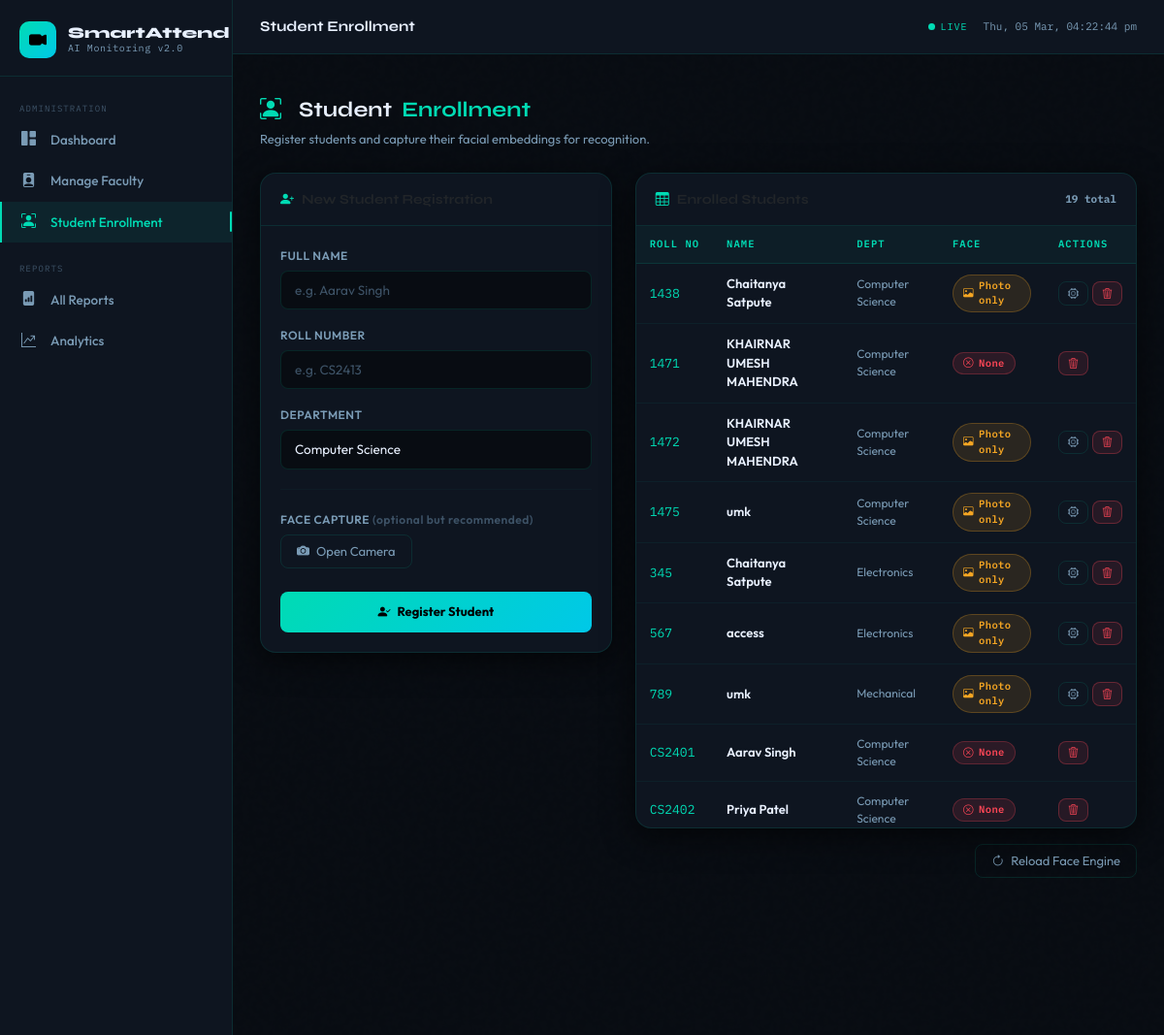
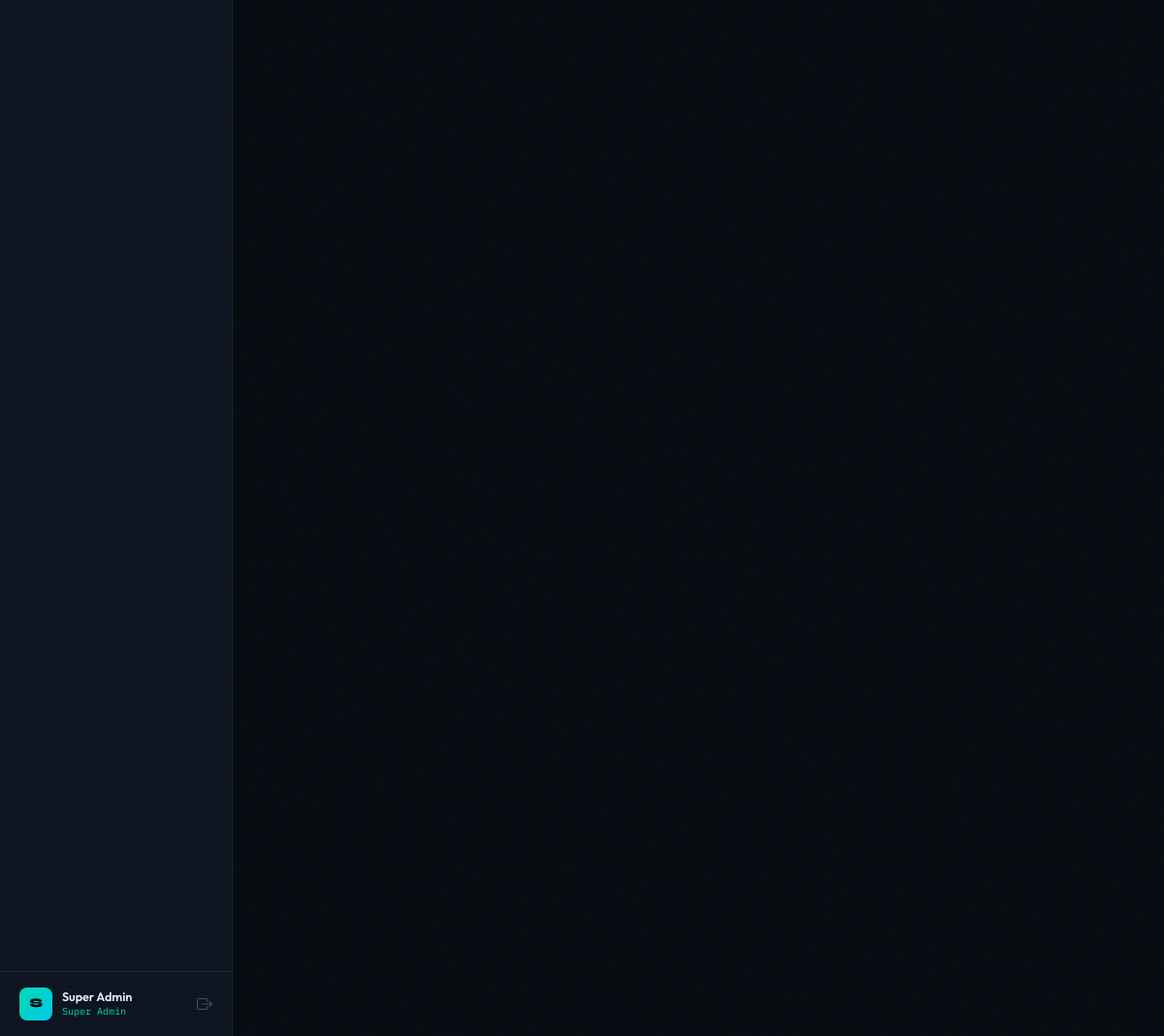
Screenshot of /admin/add_student (signed in) with the database file from the repository (2 pictures, top to bottom).
### tables this page shows
CREATE TABLE students (
        id             INTEGER PRIMARY KEY AUTOINCREMENT,
        roll_no        TEXT    NOT NULL UNIQUE,
        name           TEXT    NOT NULL,
        department     TEXT,
        encoding_blob  BLOB,
        photo_path     TEXT,
        created_at     TEXT    DEFAULT (date('now'))
    );

### app.py (the view, shortened to what this page needs)
@app.route("/admin/add_student", methods=["GET","POST"])
@login_required
@roles("super_admin")
def add_student():
    conn = get_db()
    students = conn.execute(
        "SELECT * FROM students ORDER BY roll_no"
    ).fetchall()
    conn.close()
    return render_template("add_student.html", students=students)

### app.py (called while the page is built)
def get_db() -> sqlite3.Connection:
    conn = sqlite3.connect(DATABASE)
    conn.row_factory = sqlite3.Row
    conn.execute("PRAGMA foreign_keys = ON")
    return conn

def login_required(f):
    @wraps(f)
    def wrapped(*a, **kw):
        if "uid" not in session:
            flash("Please log in.", "warning")
            return redirect(url_for("login"))
        return f(*a, **kw)
    return wrapped

def roles(*allowed):
    def decorator(f):
        @wraps(f)
        def wrapped(*a, **kw):
            if session.get("role") not in allowed:
                flash("Access denied.", "danger")
                return redirect(url_for("index"))
            return f(*a, **kw)
        return wrapped
    return decorator

@app.context_processor
def inject_now():
    return {"now": datetime.now()}

### templates/add_student.html (shortened to what this page needs)
{% extends "base.html" %}
{% block page_label %}Student Enrollment{% endblock %}
{% block content %}
<div class="page-header">
  <h1><i class="bi bi-person-bounding-box text-teal me-2"></i>Student <span>Enrollment</span></h1>
  <p>Register students and capture their facial embeddings for recognition.</p>
</div>
<div class="row g-4">
  <div class="col-lg-5">
    <div class="card">
      <div class="card-header">
        <i class="bi bi-person-plus-fill me-2 text-teal"></i>New Student Registration
      </div>
      <div class="card-body">
        <form method="POST" id="enroll-form">
          <div class="mb-3">
            <label class="form-label">FULL NAME</label>
            <input type="text" name="name" class="form-control" placeholder="e.g. Aarav Singh" required>
          </div>
          <div class="mb-3">
            <label class="form-label">ROLL NUMBER</label>
            <input type="text" name="roll_no" class="form-control" placeholder="e.g. CS2413" required>
          </div>
          <div class="mb-3">
            <label class="form-label">DEPARTMENT</label>
            <select name="department" class="form-select">
              <option>Computer Science</option>
            </select>
          </div>
          <hr class="divider">
          <div class="mb-3">
            <label class="form-label">FACE CAPTURE <span style="color:var(--text-muted);">(optional but recommended)</span></label>
            <div class="d-flex gap-2 flex-wrap">
              <button type="button" class="btn-ghost" id="btn-start-cam" onclick="startCam()">
                <i class="bi bi-camera-fill"></i> Open Camera
              </button>
            </div>
          </div>
          <button type="submit" class="btn-teal w-100 justify-content-center mt-2" style="padding:11px;">
            <i class="bi bi-person-check-fill"></i> Register Student
          </button>
        </form>
      </div>
    </div>
  </div>
  <div class="col-lg-7">
    <div class="card">
      <div class="card-header d-flex justify-content-between align-items-center">
        <span><i class="bi bi-table me-2 text-teal"></i>Enrolled Students</span>
        <span class="font-mono" style="font-size:11px; color:var(--text-sec);">
          {{ students|length }} total
        </span>
      </div>
      <div class="card-body p-0" style="max-height:620px; overflow-y:auto;">
        <table class="table-custom">
          <thead>
            <tr>
              <th>ROLL NO</th>
              <th>NAME</th>
              <th>DEPT</th>
              <th>FACE</th>
              <th>ACTIONS</th>
            </tr>
          </thead>
          <tbody>
            {% for s in students %}
            <tr>
              <td class="font-mono text-teal">{{ s.roll_no }}</td>
              <td class="fw-600">{{ s.name }}</td>
              <td style="color:var(--text-sec); font-size:12px;">{{ s.department or '—' }}</td>
              <td>
                {% if s.encoding_blob %}
                  <span class="badge-status bs-present">
                    <i class="bi bi-check-circle"></i> Encoded
                  </span>
                {% elif s.photo_path %}
                  <span class="badge-status bs-late">
                    <i class="bi bi-image"></i> Photo only
                  </span>
                {% else %}
                  <span class="badge-status bs-absent">
                    <i class="bi bi-x-circle"></i> None
                  </span>
                {% endif %}
              </td>
              <td>
                <div class="d-flex gap-1">
                  {% if s.photo_path and not s.encoding_blob %}
                  <form method="POST" style="display:inline;">
                    <button type="submit" class="btn-ghost" style="font-size:11px; padding:3px 9px;" title="Re-encode face">
                      <i class="bi bi-cpu"></i>
                    </button>
                  </form>
                  {% endif %}
                  <form method="POST" onsubmit="return confirm('Delete student {{ s.name }}?')">
                    <button type="submit" class="btn-danger-soft" style="font-size:11px; padding:3px 9px;">
                      <i class="bi bi-trash3"></i>
                    </button>
                  </form>
                </div>
              </td>
            </tr>
            {% endfor %}
          </tbody>
        </table>
      </div>
    </div>
    <div class="mt-3 text-end">
      <button onclick="reloadFaces()" class="btn-ghost">
        <i class="bi bi-arrow-clockwise"></i> Reload Face Engine
      </button>
    </div>
  </div>
</div>
{% endblock %}

### static/css/style.css (style rules this page uses)
:root { --bg-deep: #080c12; --bg-card: #0e1520; --bg-glass: rgba(14,21,32,0.85); --bg-hover: #131d2c; --border: rgba(0,220,180,0.12); --border-act: rgba(0,220,180,0.5); --teal: #00dbb4; --teal-dim: #007c67; --cyan: #00c8e8; --amber: #f5a623; --red: #ff4757; --green: #2ed573; --purple: #9b59b6; --text-pri: #e8f0fe; --text-sec: #7a9bb5; --text-muted: #3d5266; --radius: 10px; --radius-lg: 16px; --shadow: 0 8px 32px rgba(0,0,0,0.6); --shadow-teal:0 0 20px rgba(0,219,180,0.18); --transition: 0.22s cubic-bezier(.4,0,.2,1); }
*, *::before, *::after { box-sizing: border-box; margin: 0; padding: 0; }
html { scroll-behavior: smooth; }
body { font-family: 'Outfit', sans-serif; font-size: 14px; background: var(--bg-deep); color: var(--text-pri); min-height: 100vh; overflow-x: hidden; }
body::before { content:''; position:fixed; inset:0; pointer-events:none; z-index:0; opacity:0.4; }
h1,h2,h3,h4,h5 { font-family:'Syne',sans-serif; font-weight:700; }
.text-teal { color: var(--teal) !important; }
.card { background: var(--bg-card); border: 1px solid var(--border); border-radius: var(--radius-lg); box-shadow: var(--shadow); overflow: hidden; }
.card-header { background: transparent; border-bottom: 1px solid var(--border); padding: 16px 20px; font-family:'Syne',sans-serif; font-size:14px; font-weight:700; }
.card-body { padding: 20px; }
.table-custom { width:100%; border-collapse:separate; border-spacing:0; }
.table-custom thead th { background: rgba(0,219,180,0.05); color: var(--teal); font-family:'IBM Plex Mono',monospace; font-size:10.5px; letter-spacing:.1em; font-weight:600; padding: 11px 14px; border-bottom: 1px solid var(--border); white-space: nowrap; }
.table-custom tbody td { padding: 11px 14px; border-bottom: 1px solid rgba(0,219,180,0.06); color: var(--text-pri); font-size: 13px; vertical-align: middle; }
.badge-status { display:inline-flex; align-items:center; gap:5px; padding:3px 10px; border-radius:20px; font-family:'IBM Plex Mono',monospace; font-size:10.5px; font-weight:600; letter-spacing:.04em; }
.bs-late { background:rgba(245,166,35,.12); color:var(--amber); border:1px solid rgba(245,166,35,.25); }
.bs-absent { background:rgba(255,71,87,.12); color:var(--red); border:1px solid rgba(255,71,87,.25); }
.btn-teal { background: linear-gradient(135deg,var(--teal),var(--cyan)); color: #000; font-weight:700; border:none; border-radius:8px; padding:8px 18px; font-size:13px; transition: all var(--transition); display:inline-flex; align-items:center; gap:7px; cursor:pointer; }
.btn-ghost { background:transparent; border:1px solid var(--border); color:var(--text-sec); border-radius:8px; padding:7px 16px; font-size:13px; transition:all var(--transition); display:inline-flex; align-items:center; gap:7px; cursor:pointer; text-decoration:none; }
.btn-danger-soft { background:rgba(255,71,87,.1); border:1px solid rgba(255,71,87,.3); color:var(--red); border-radius:8px; padding:6px 14px; font-size:12px; transition:all var(--transition); cursor:pointer; }
.form-label { font-size:12px; font-weight:600; color:var(--text-sec); margin-bottom:6px; letter-spacing:.04em; }
.form-control, .form-select { background: var(--bg-deep); border: 1px solid var(--border); color: var(--text-pri); border-radius: 8px; padding: 9px 14px; font-size: 13.5px; font-family:'Outfit',sans-serif; transition: all var(--transition); }
.form-control::placeholder { color:var(--text-muted); }
.form-select option { background:var(--bg-card); }
.page-header { margin-bottom:24px; }
.page-header h1 { font-size:22px; display:flex; align-items:center; gap:10px; }
.page-header h1 span { color:var(--teal); }
.page-header p { color:var(--text-sec); font-size:13px; margin-top:4px; }
.gap-2 { gap:.5rem!important; }
.fw-600 { font-weight:600; }
.font-mono { font-family:'IBM Plex Mono',monospace; }
.divider { border:none; border-top:1px solid var(--border); margin:20px 0; }

### rows the page displays
students: roll_no "1438", name "Chaitanya Satpute", department "Computer Science", shows "Photo only"
students: roll_no "1471", name "KHAIRNAR UMESH MAHENDRA", department "Computer Science", shows "None"
students: roll_no "1472", name "KHAIRNAR UMESH MAHENDRA", department "Computer Science", shows "Photo only"
students: roll_no "1475", name "umk", department "Computer Science", shows "Photo only"
students: roll_no "345", name "Chaitanya Satpute", department "Electronics", shows "Photo only"
students: roll_no "567", name "access", department "Electronics", shows "Photo only"
students: roll_no "789", name "umk", department "Mechanical", shows "Photo only"
students: roll_no "CS2401", name "Aarav Singh", department "Computer Science", shows "None"
students: roll_no "CS2402", name "Priya Patel", department "Computer Science", shows "None"

### other values shown
{{ session.uname[0]|upper if session.uname else 'U' }} "S"
{{ session.uname or 'User' }} "Super Admin"
{{ (session.role or 'guest')|replace('_',' ')|title }} "Super Admin"
{{ students|length }} "19"
